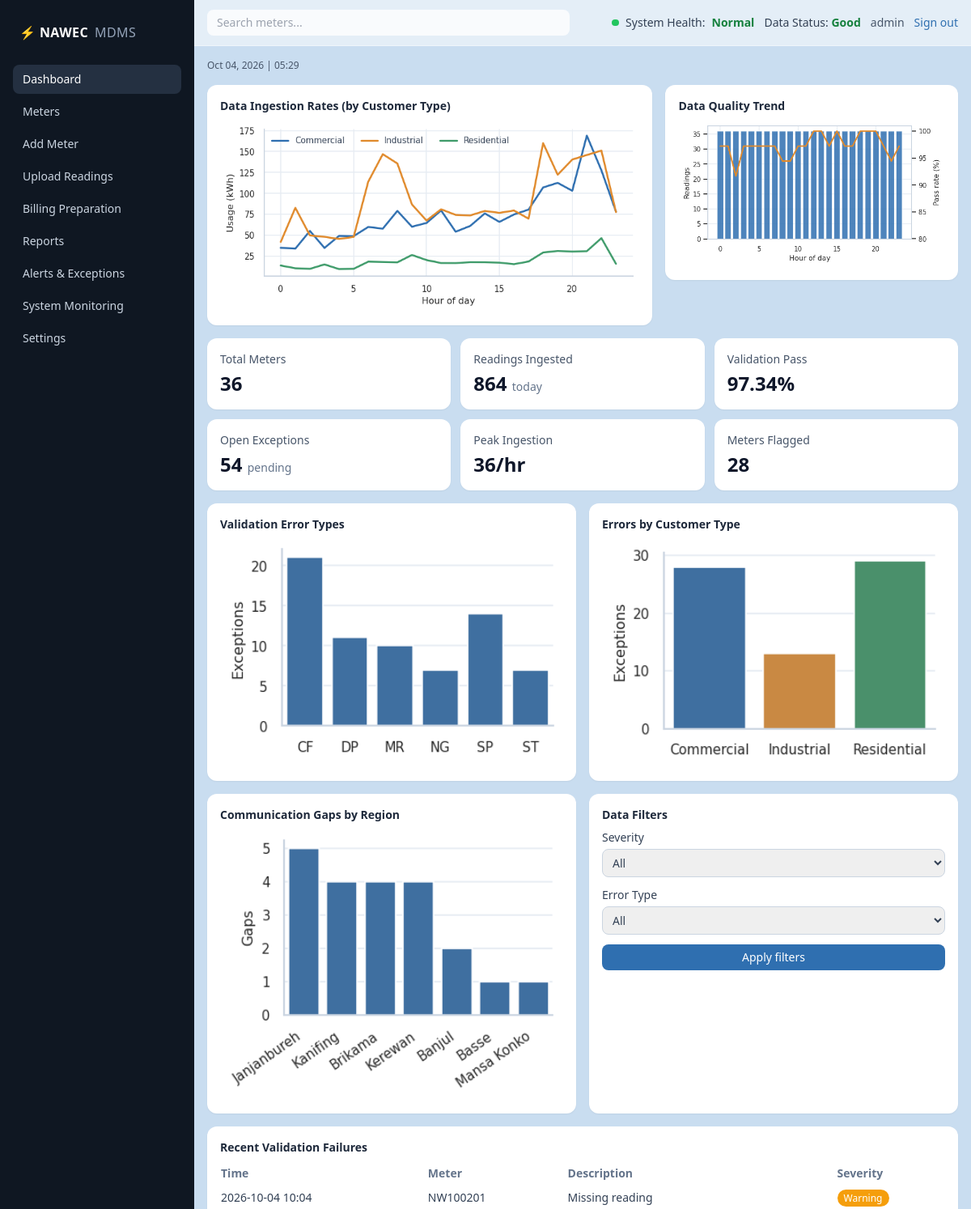
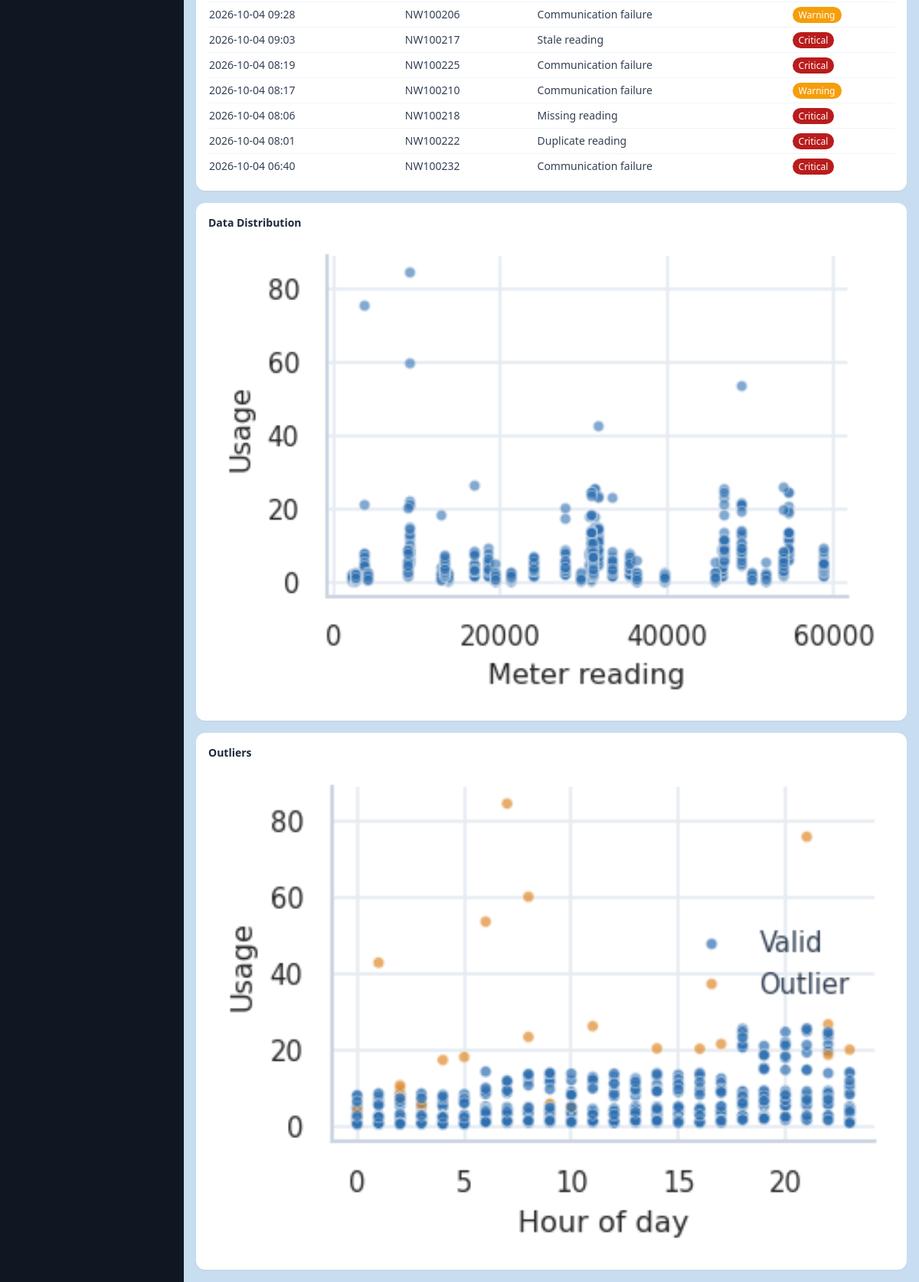
The page / (signed in) on the database its author committed (2 pictures, top to bottom).
### tables this page shows
CREATE TABLE exceptions (
            id INTEGER PRIMARY KEY AUTOINCREMENT, ts TEXT, meter_number TEXT,
            code TEXT, severity TEXT, resolved INTEGER DEFAULT 0);

### app.py (the view)
@app.route("/")
def dashboard():
    conn = db()
    sev, code = request.args.get("severity", ""), request.args.get("code", "")
    meters = pd.read_sql_query("SELECT * FROM meters", conn)
    reads = pd.read_sql_query("SELECT r.*, m.customer_type, m.meter_reading, m.location FROM readings r JOIN meters m USING (meter_number)", conn)
    exc = pd.read_sql_query("SELECT e.*, m.customer_type, m.location FROM exceptions e JOIN meters m USING (meter_number) ORDER BY ts DESC", conn)
    openx = exc[exc.resolved == 0]
    kpis = [("Total Meters", f"{len(meters):,}", ""),
            ("Readings Ingested", f"{len(reads):,}", "today"),
            ("Validation Pass", f"{reads.valid.mean() * 100:.2f}%" if len(reads) else "-", ""),
            ("Open Exceptions", f"{len(openx):,}", "pending"),
            ("Peak Ingestion", f"{reads.groupby('hour').size().max() if len(reads) else 0:,}/hr", ""),
            ("Meters Flagged", f"{openx.meter_number.nunique():,}", "")]
    charts = {}
    if len(reads):
        hourly = reads.groupby(["hour", "customer_type"], as_index=False).usage.sum()
        f, ax = fig(7, 2.8)
        sns.lineplot(data=hourly, x="hour", y="usage", hue="customer_type", palette=PAL, linewidth=2, ax=ax)
        ax.set(xlabel="Hour of day", ylabel="Usage (kWh)"); ax.legend(title=None, ncol=3, frameon=False)
        charts["ingestion"] = png(f)
        q = reads.groupby("hour").agg(n=("valid", "size"), ok=("valid", "mean")).reset_index()
        f, ax = fig(5, 2.8)
        ax.bar(q.hour, q.n, color=BLUE, alpha=.85); ax.set(xlabel="Hour of day", ylabel="Readings")
        ax2 = ax.twinx(); sns.lineplot(x=q.hour, y=q.ok * 100, color=ORANGE, linewidth=2, ax=ax2)
        ax2.set(ylabel="Pass rate (%)", ylim=(80, 101)); ax2.grid(False)
        charts["quality"] = png(f)
        f, ax = fig(3.2, 2.1)
        sns.scatterplot(data=reads, x="meter_reading", y="usage", s=14, alpha=.6, color=BLUE, ax=ax)
        ax.set(xlabel="Meter reading", ylabel="Usage"); charts["dist"] = png(f)
        f, ax = fig(3.2, 2.1)
        reads["status"] = reads.valid.map({1: "Valid", 0: "Outlier"})
        sns.scatterplot(data=reads, x="hour", y="usage", hue="status", s=14, alpha=.7,
                        palette={"Valid": BLUE, "Outlier": ORANGE}, ax=ax)
        ax.set(xlabel="Hour of day", ylabel="Usage"); ax.legend(title=None, frameon=False)
        charts["outliers"] = png(f)
    if len(exc):
        e = exc.assign(error=exc.code).groupby("error").size().reset_index(name="n")
        f, ax = fig(3.2, 2.1); sns.barplot(data=e, x="error", y="n", color=BLUE, ax=ax)
        ax.set(xlabel="", ylabel="Exceptions"); charts["errors"] = png(f)
        e = exc.groupby("customer_type").size().reset_index(name="n")
        f, ax = fig(3.2, 2.1)
        sns.barplot(data=e, x="customer_type", y="n", hue="customer_type", palette=PAL, legend=False, ax=ax)
        ax.set(xlabel="", ylabel="Exceptions"); charts["by_type"] = png(f)
        e = exc[exc.code == "CF"].groupby("location").size().reset_index(name="n").sort_values("n", ascending=False)
        f, ax = fig(3.2, 2.1); sns.barplot(data=e, x="location", y="n", color=BLUE, ax=ax)
        ax.set(xlabel="", ylabel="Gaps"); plt.setp(ax.get_xticklabels(), rotation=35, ha="right")
        charts["gaps"] = png(f)
    table = exc
    if sev: table = table[table.severity == sev]
    if code: table = table[table.code == code]
    return render_template("dashboard.html", kpis=kpis, charts=charts, errors=ERRORS,
                           rows=table.head(8).to_dict("records"), sev=sev, code=code,
                           active="dashboard", now=datetime.now().strftime("%b %d, %Y | %H:%M"))

### app.py (called while the page is built)
def db():
    if "db" not in g:
        g.db = sqlite3.connect(DB)
        g.db.row_factory = sqlite3.Row
    return g.db

def png(fig):
    buf = io.BytesIO()
    fig.savefig(buf, format="png", dpi=120, bbox_inches="tight", transparent=True)
    plt.close(fig)
    return base64.b64encode(buf.getvalue()).decode()

def fig(w, h):
    f, ax = plt.subplots(figsize=(w, h))
    sns.despine(f)
    return f, ax

@app.before_request
def require_login():
    if request.endpoint not in ("login", "static") and "user" not in session:
        return redirect(url_for("login", next=request.path))

### templates/dashboard.html (shortened to what this page needs)
{% extends "base.html" %}
{% macro card(title) %}<section class="lift rounded-xl bg-white p-4 shadow-sm"><h2 class="mb-2 text-sm font-semibold text-slate-800">{{ title }}</h2>{{ caller() }}</section>{% endmacro %}
{% macro img(key) %}{% if charts.get(key) %}<img class="w-full" alt="">{% else %}<p class="text-sm text-slate-400">No data yet.</p>{% endif %}{% endmacro %}
{% block content %}
<p class="text-xs text-slate-600">{{ now }}</p>
<div class="grid gap-4 lg:grid-cols-5">
  <div class="lg:col-span-3">{% call card('Data Ingestion Rates (by Customer Type)') %}{{ img('ingestion') }}{% endcall %}</div>
  <div class="lg:col-span-2">{% call card('Data Quality Trend') %}{{ img('quality') }}{% endcall %}</div>
</div>
<div class="grid grid-cols-2 gap-3 md:grid-cols-3 xl:grid-cols-6">
  {% for label,value,note in kpis %}
  <div class="kpi lift rounded-xl bg-white p-4 shadow-sm"><p class="text-sm text-slate-600">{{ label }}</p>
    <p class="mt-1 text-2xl font-semibold text-slate-900 xl:text-3xl"><span class="count">{{ value }}</span> <span class="text-sm font-normal text-slate-500">{{ note }}</span></p></div>
  {% endfor %}
</div>
<div class="grid gap-4 md:grid-cols-2 xl:grid-cols-4">
  {% call card('Validation Error Types') %}{{ img('errors') }}{% endcall %}
  {% call card('Errors by Customer Type') %}{{ img('by_type') }}{% endcall %}
  {% call card('Communication Gaps by Region') %}{{ img('gaps') }}{% endcall %}
  {% call card('Data Filters') %}
  <form class="space-y-3 text-sm">
    <label class="block">Severity
      <select name="severity" class="mt-1 w-full rounded-lg border border-slate-300 px-2 py-1.5">
        <option value="">All</option>{% for s in ['Critical','Warning'] %}<option {{ 'selected' if sev==s }}>{{ s }}</option>{% endfor %}</select></label>
    <label class="block">Error Type
      <select name="code" class="mt-1 w-full rounded-lg border border-slate-300 px-2 py-1.5">
        <option value="">All</option>{% for c,n in errors.items() %}<option value="{{ c }}" {{ 'selected' if code==c }}>{{ c }} - {{ n }}</option>{% endfor %}</select></label>
    <button class="w-full rounded-lg bg-brand py-1.5 font-medium text-white hover:bg-blue-800">Apply filters</button>
  </form>
  {% endcall %}
</div>
<div class="grid gap-4 xl:grid-cols-4">
  <div class="xl:col-span-2">{% call card('Recent Validation Failures') %}
    <div class="overflow-x-auto"><table class="w-full text-left text-sm">
      <thead class="text-slate-500"><tr><th class="py-1 pr-3">Time</th><th class="pr-3">Meter</th><th class="pr-3">Description</th><th>Severity</th></tr></thead>
      <tbody class="divide-y divide-slate-100">
      {% for r in rows %}<tr><td class="py-1.5 pr-3 whitespace-nowrap">{{ r.ts }}</td><td class="pr-3">{{ r.meter_number }}</td><td class="pr-3">{{ errors[r.code] }}</td>
        <td><span class="rounded-full px-2 py-0.5 text-xs font-medium text-white {{ 'bg-red-700' if r.severity=='Critical' else 'bg-amber-500' }}">{{ r.severity }}</span></td></tr>
      {% else %}<tr><td colspan="4" class="py-3 text-slate-400">No failures match these filters.</td></tr>{% endfor %}
      </tbody></table></div>{% endcall %}</div>
  {% call card('Data Distribution') %}{{ img('dist') }}{% endcall %}
  {% call card('Outliers') %}{{ img('outliers') }}{% endcall %}
</div>
{% endblock %}

### templates/base.html (shortened to what this page needs)
<!doctype html>
<html lang="en">
<head>
  <script src="https://cdn.tailwindcss.com"></script>
</head>
<body class="bg-panel text-slate-700 antialiased">
{% set nav = [('dashboard','Dashboard','/'),('meters','Meters','/meters'),('add','Add Meter','/add'),('upload','Upload Readings','/upload'),('billing','Billing Preparation','/billing'),('reports','Reports','/reports'),('exceptions','Alerts & Exceptions','/exceptions'),('monitoring','System Monitoring','/monitoring'),('settings','Settings','/settings')] %}
<div class="flex min-h-screen">
  <aside class="hidden md:flex w-60 shrink-0 flex-col bg-ink text-slate-300 p-4">
    <div class="flex items-center gap-2 px-2 py-3 text-white font-semibold tracking-wide">⚡ NAWEC <span class="text-slate-400 font-normal">MDMS</span></div>
    <nav class="mt-4 space-y-1">
      {% for key,label,href in nav %}
      <a href="{{ href }}" class="navlink block rounded-lg px-3 py-2 text-sm {{ 'bg-slate-700/60 text-white' if active==key else 'hover:bg-slate-800' }}">{{ label }}</a>
      {% endfor %}
    </nav>
  </aside>
  <div class="flex-1 min-w-0">
    <header class="flex flex-wrap items-center gap-3 border-b border-white/40 bg-white/50 px-4 py-3 text-sm">
      <form action="/meters" class="flex-1 min-w-[10rem] max-w-md"><input name="q" placeholder="Search meters..." class="w-full rounded-lg bg-white/80 px-3 py-1.5 outline-none focus:ring-2 focus:ring-brand"></form>
      <span class="ml-auto flex items-center gap-2"><span class="live"></span>System Health: <b class="text-green-700">Normal</b></span>
      <span>Data Status: <b class="text-green-700">Good</b></span>
      <span class="text-slate-600">{{ session.get('user') }}</span><a href="/logout" class="font-medium text-brand hover:underline">Sign out</a>
    </header>
    <main class="p-4 space-y-4">
      {% block content %}{% endblock %}
    </main>
  </div>
</div>
</body>
</html>

### templates/base.html (style rules this page uses)
.live { width:.55rem;height:.55rem;border-radius:9999px;background:#22c55e;display:inline-block;animation:ping 1.6s infinite }
.lift { transition:transform .2s,box-shadow .2s }
.navlink { transition:transform .15s,background .15s }
tbody tr { transition:background .15s }

### rows shown on the page
exceptions: ts "2026-10-04 10:04", meter_number "NW100201", code "Missing reading", severity "Warning"
exceptions: ts "2026-10-04 09:28", meter_number "NW100206", code "Communication failure", severity "Warning"
exceptions: ts "2026-10-04 09:03", meter_number "NW100217", code "Stale reading", severity "Critical"
exceptions: ts "2026-10-04 08:19", meter_number "NW100225", code "Communication failure", severity "Critical"
exceptions: ts "2026-10-04 08:17", meter_number "NW100210", code "Communication failure", severity "Warning"
exceptions: ts "2026-10-04 08:06", meter_number "NW100218", code "Missing reading", severity "Critical"
exceptions: ts "2026-10-04 08:01", meter_number "NW100222", code "Duplicate reading", severity "Critical"
exceptions: ts "2026-10-04 06:40", meter_number "NW100232", code "Communication failure", severity "Critical"

### other values the page prints
{{ label }} "Dashboard" "Meters" "Add Meter" "Upload Readings" "Billing Preparation" "Reports" "Alerts & Exceptions" "System Monitoring" "Settings"
{{ session.get('user') }} "admin"
{{ label }} "Total Meters" "Readings Ingested" "Validation Pass" "Open Exceptions" "Peak Ingestion" "Meters Flagged"
{{ value }} "36" "864" "97.34%" "54" "36/hr" "28"
{{ note }} "today" "pending"
